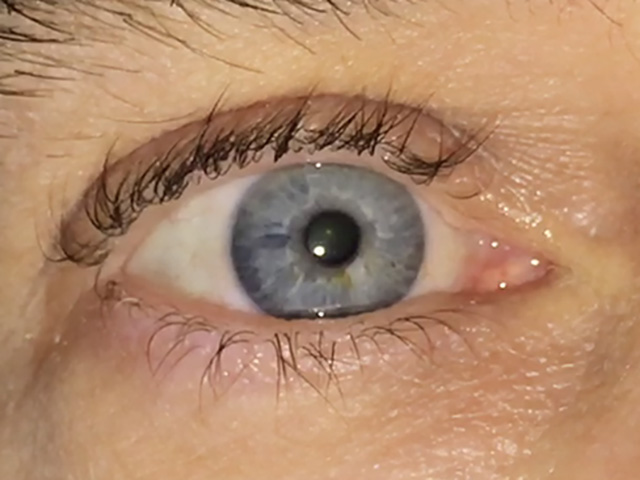
#> input picture IMGS_211_notebook_resources/eye1.jpg, 640 x 480 px, given in place of eye1.png, which was not available
$ jupyter execute --allow-errors '2. Import and display an image.ipynb'   (text cells are left out)
#> lines starting #> are read from the running program, lines starting #| are printed output that depends on the picture; pictures that were not available may be replaced by others from this repository, and a replacement may not be noted
[cell 1]
from google.colab import drive

from zmq.sugar.frame import Frame
drive.mount("/content/drive",force_remount=True)

[cell 2]
import cv2
image_data = cv2.imread('eye1.png');
#> image_data is the input picture: shape (480, 640, 3); mean B, G, R 107.9, 137.6, 177.9
#> (the rest of this cell did not finish here and is left out)

[cell 3]
print(image_data)
#> (printed output is left out)

[cell 4]
import os
os.getcwd()

[cell 5]
os.listdir()

[cell 6]
os.chdir('/content/drive/MyDrive/IMGS211')

[cell 7]
os.listdir()

[cell 8]
image_data = cv2.imread('eye1.jpg')

[cell 9]
cv2.imshow(image_data)

[cell 10]
from google.colab.patches import cv2_imshow

[cell 11]
cv2_imshow(image_data)

[cell 12]
print(type(image_data))
#| <class 'numpy.ndarray'>

[cell 13]
# First, we have to import numpy.
# Rather than type out numpy everytime, I'll define the convenient alias "np"
import numpy as np

np.shape(image_data)
#> Out = (480, 640, 3)

[cell 14]
blue_channel = image_data[:,:,0]
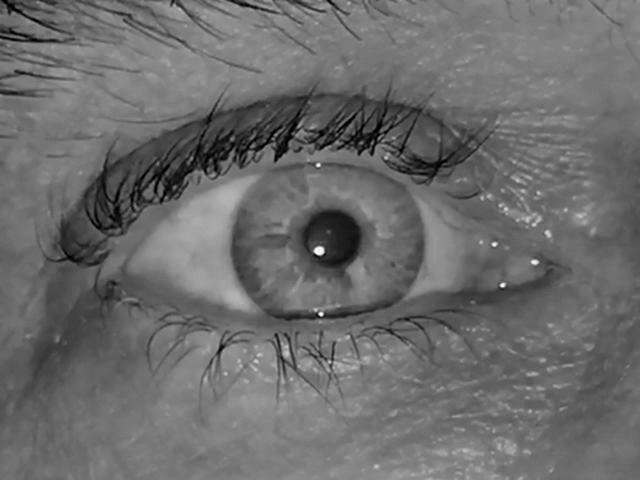
#> blue_channel: shape (480, 640); min 0, max 253, mean 107.9
green_channel = image_data[:,:,1]
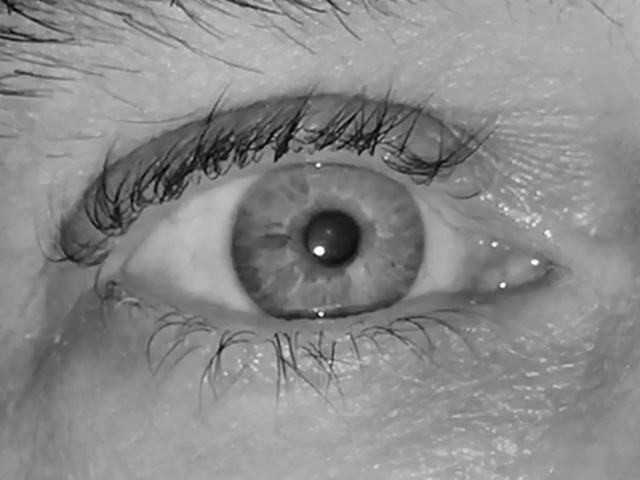
#> green_channel: shape (480, 640); min 0, max 255, mean 137.6
red_channel = image_data[:,:,2]
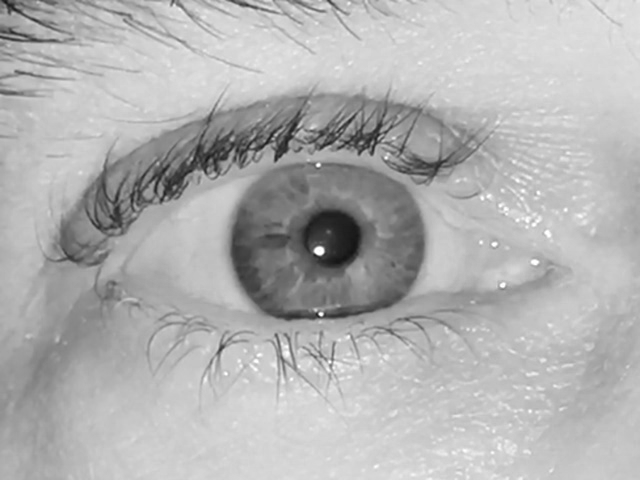
#> red_channel: shape (480, 640); min 19, max 255, mean 177.9

[cell 15]
np.shape(green_channel)
#> Out = (480, 640)

[cell 16]
cv2_imshow(green_channel)

[cell 17]
seperate_channels = np.hstack([blue_channel,green_channel,red_channel])
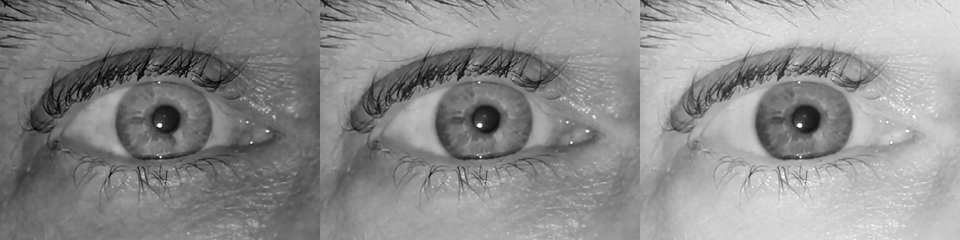
#> seperate_channels: shape (480, 1920) (shown at 1/2 size); min 0, max 255, mean 141.1
